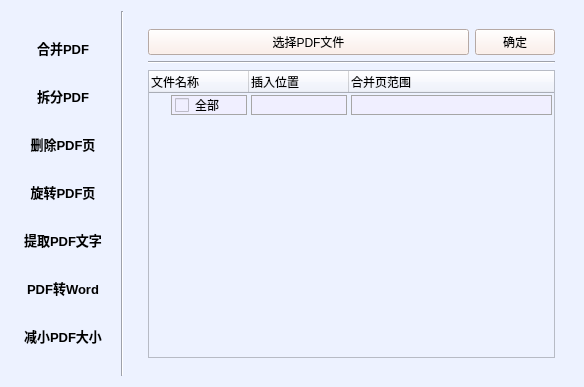
<?xml version="1.0" encoding="UTF-8"?>
<ui version="4.0">
 <class>Form</class>
 <widget class="QWidget" name="Form">
  <property name="geometry">
   <rect>
    <x>0</x>
    <y>0</y>
    <width>584</width>
    <height>387</height>
   </rect>
  </property>
  <property name="windowTitle">
   <string>Form</string>
  </property>
  <property name="styleSheet">
   <string notr="true">QWidget{background-color: rgb(237, 242, 255);}
QPushButton#pushButton_create_table:hover { color: blue }

QPushButton:hover { color: red }
QPushButton {background-color: rgb(255, 236, 229);}

QTreeWidget::item{
	margin-top:1px;
	margin-bottom:1px;
}

QTreeWidget::item:selected, QTreeWidget::branch:selected{
	border-left-color:transparent;
	border-right-color:transparent;
	border-top-color:transparent;
	border-bottom-color:transparent;
	background-color: rgb(159, 183, 190);
}
QTreeWidget::item{
    margin:2px;
    background-color: rgb(240, 239, 255);
}
QTreeWidget::item{
border:1px solid rgb(166, 166, 166);
}

</string>
  </property>
  <layout class="QHBoxLayout" name="horizontalLayout_2">
   <item>
    <layout class="QHBoxLayout" name="horizontalLayout" stretch="2,0,10">
     <item>
      <widget class="QWidget" name="widget" native="true">
       <layout class="QHBoxLayout" name="horizontalLayout_3">
        <item>
         <layout class="QVBoxLayout" name="verticalLayout">
          <item>
           <widget class="QPushButton" name="pushButton_j">
            <property name="sizePolicy">
             <sizepolicy hsizetype="Expanding" vsizetype="Fixed">
              <horstretch>0</horstretch>
              <verstretch>0</verstretch>
             </sizepolicy>
            </property>
            <property name="font">
             <font>
              <pointsize>10</pointsize>
              <weight>75</weight>
              <bold>true</bold>
             </font>
            </property>
            <property name="text">
             <string>合并PDF</string>
            </property>
            <property name="flat">
             <bool>true</bool>
            </property>
           </widget>
          </item>
          <item>
           <widget class="QPushButton" name="pushButton_f">
            <property name="sizePolicy">
             <sizepolicy hsizetype="Expanding" vsizetype="Fixed">
              <horstretch>0</horstretch>
              <verstretch>0</verstretch>
             </sizepolicy>
            </property>
            <property name="font">
             <font>
              <pointsize>10</pointsize>
              <weight>75</weight>
              <bold>true</bold>
             </font>
            </property>
            <property name="text">
             <string>拆分PDF</string>
            </property>
            <property name="flat">
             <bool>true</bool>
            </property>
           </widget>
          </item>
          <item>
           <widget class="QPushButton" name="pushButton_s">
            <property name="sizePolicy">
             <sizepolicy hsizetype="Expanding" vsizetype="Fixed">
              <horstretch>0</horstretch>
              <verstretch>0</verstretch>
             </sizepolicy>
            </property>
            <property name="font">
             <font>
              <pointsize>10</pointsize>
              <weight>75</weight>
              <bold>true</bold>
             </font>
            </property>
            <property name="text">
             <string>删除PDF页</string>
            </property>
            <property name="flat">
             <bool>true</bool>
            </property>
           </widget>
          </item>
          <item>
           <widget class="QPushButton" name="pushButton_x">
            <property name="sizePolicy">
             <sizepolicy hsizetype="Expanding" vsizetype="Fixed">
              <horstretch>0</horstretch>
              <verstretch>0</verstretch>
             </sizepolicy>
            </property>
            <property name="font">
             <font>
              <pointsize>10</pointsize>
              <weight>75</weight>
              <bold>true</bold>
             </font>
            </property>
            <property name="text">
             <string>旋转PDF页</string>
            </property>
            <property name="flat">
             <bool>true</bool>
            </property>
           </widget>
          </item>
          <item>
           <widget class="QPushButton" name="pushButton_t">
            <property name="sizePolicy">
             <sizepolicy hsizetype="Expanding" vsizetype="Fixed">
              <horstretch>0</horstretch>
              <verstretch>0</verstretch>
             </sizepolicy>
            </property>
            <property name="font">
             <font>
              <pointsize>10</pointsize>
              <weight>75</weight>
              <bold>true</bold>
             </font>
            </property>
            <property name="text">
             <string>提取PDF文字</string>
            </property>
            <property name="flat">
             <bool>true</bool>
            </property>
           </widget>
          </item>
          <item>
           <widget class="QPushButton" name="pushButton_w">
            <property name="sizePolicy">
             <sizepolicy hsizetype="Expanding" vsizetype="Fixed">
              <horstretch>0</horstretch>
              <verstretch>0</verstretch>
             </sizepolicy>
            </property>
            <property name="font">
             <font>
              <pointsize>10</pointsize>
              <weight>75</weight>
              <bold>true</bold>
             </font>
            </property>
            <property name="text">
             <string>PDF转Word</string>
            </property>
            <property name="flat">
             <bool>true</bool>
            </property>
           </widget>
          </item>
          <item>
           <widget class="QPushButton" name="pushButton_d">
            <property name="sizePolicy">
             <sizepolicy hsizetype="Expanding" vsizetype="Fixed">
              <horstretch>0</horstretch>
              <verstretch>0</verstretch>
             </sizepolicy>
            </property>
            <property name="font">
             <font>
              <pointsize>10</pointsize>
              <weight>75</weight>
              <bold>true</bold>
             </font>
            </property>
            <property name="text">
             <string>减小PDF大小</string>
            </property>
            <property name="flat">
             <bool>true</bool>
            </property>
           </widget>
          </item>
         </layout>
        </item>
       </layout>
      </widget>
     </item>
     <item>
      <widget class="Line" name="line">
       <property name="orientation">
        <enum>Qt::Vertical</enum>
       </property>
      </widget>
     </item>
     <item>
      <widget class="QWidget" name="widget_2" native="true">
       <property name="sizePolicy">
        <sizepolicy hsizetype="Expanding" vsizetype="Expanding">
         <horstretch>0</horstretch>
         <verstretch>0</verstretch>
        </sizepolicy>
       </property>
       <property name="mouseTracking">
        <bool>true</bool>
       </property>
       <property name="tabletTracking">
        <bool>true</bool>
       </property>
       <layout class="QHBoxLayout" name="horizontalLayout_4">
        <item>
         <widget class="QStackedWidget" name="stackedWidget">
          <property name="mouseTracking">
           <bool>true</bool>
          </property>
          <property name="tabletTracking">
           <bool>true</bool>
          </property>
          <property name="focusPolicy">
           <enum>Qt::NoFocus</enum>
          </property>
          <property name="currentIndex">
           <number>0</number>
          </property>
          <widget class="QWidget" name="page_1">
           <layout class="QHBoxLayout" name="horizontalLayout_7">
            <item>
             <layout class="QVBoxLayout" name="verticalLayout_2" stretch="0,0,1">
              <item>
               <layout class="QHBoxLayout" name="horizontalLayout_5">
                <item>
                 <widget class="QPushButton" name="pushButton_file_1">
                  <property name="sizePolicy">
                   <sizepolicy hsizetype="Expanding" vsizetype="Fixed">
                    <horstretch>0</horstretch>
                    <verstretch>0</verstretch>
                   </sizepolicy>
                  </property>
                  <property name="text">
                   <string>选择PDF文件</string>
                  </property>
                 </widget>
                </item>
                <item>
                 <widget class="QPushButton" name="pushButton_save_1">
                  <property name="sizePolicy">
                   <sizepolicy hsizetype="Fixed" vsizetype="Fixed">
                    <horstretch>0</horstretch>
                    <verstretch>0</verstretch>
                   </sizepolicy>
                  </property>
                  <property name="layoutDirection">
                   <enum>Qt::RightToLeft</enum>
                  </property>
                  <property name="text">
                   <string>确定</string>
                  </property>
                  <property name="default">
                   <bool>false</bool>
                  </property>
                  <property name="flat">
                   <bool>false</bool>
                  </property>
                 </widget>
                </item>
               </layout>
              </item>
              <item>
               <widget class="Line" name="line_3">
                <property name="orientation">
                 <enum>Qt::Horizontal</enum>
                </property>
               </widget>
              </item>
              <item>
               <widget class="QTreeWidget" name="treeWidget_1">
                <property name="mouseTracking">
                 <bool>false</bool>
                </property>
                <property name="tabletTracking">
                 <bool>true</bool>
                </property>
                <property name="acceptDrops">
                 <bool>true</bool>
                </property>
                <property name="autoFillBackground">
                 <bool>false</bool>
                </property>
                <property name="editTriggers">
                 <set>QAbstractItemView::DoubleClicked|QAbstractItemView::EditKeyPressed|QAbstractItemView::SelectedClicked</set>
                </property>
                <property name="dragEnabled">
                 <bool>true</bool>
                </property>
                <property name="dragDropOverwriteMode">
                 <bool>true</bool>
                </property>
                <property name="dragDropMode">
                 <enum>QAbstractItemView::InternalMove</enum>
                </property>
                <property name="defaultDropAction">
                 <enum>Qt::MoveAction</enum>
                </property>
                <property name="alternatingRowColors">
                 <bool>false</bool>
                </property>
                <property name="selectionMode">
                 <enum>QAbstractItemView::SingleSelection</enum>
                </property>
                <property name="selectionBehavior">
                 <enum>QAbstractItemView::SelectRows</enum>
                </property>
                <column>
                 <property name="text">
                  <string>文件名称</string>
                 </property>
                </column>
                <column>
                 <property name="text">
                  <string>插入位置</string>
                 </property>
                </column>
                <column>
                 <property name="text">
                  <string>合并页范围</string>
                 </property>
                </column>
                <item>
                 <property name="text">
                  <string>全部</string>
                 </property>
                 <property name="checkState">
                  <enum>Unchecked</enum>
                 </property>
                 <property name="text">
                  <string/>
                 </property>
                 <property name="text">
                  <string/>
                 </property>
                 <property name="flags">
                  <set>ItemIsSelectable|ItemIsDragEnabled|ItemIsDropEnabled|ItemIsUserCheckable|ItemIsEnabled|ItemIsTristate</set>
                 </property>
                </item>
               </widget>
              </item>
             </layout>
            </item>
           </layout>
          </widget>
          <widget class="QWidget" name="page_2">
           <layout class="QHBoxLayout" name="horizontalLayout_8">
            <item>
             <layout class="QVBoxLayout" name="verticalLayout_3">
              <item>
               <layout class="QHBoxLayout" name="horizontalLayout_6">
                <item>
                 <widget class="QPushButton" name="pushButton_file_2">
                  <property name="sizePolicy">
                   <sizepolicy hsizetype="Expanding" vsizetype="Fixed">
                    <horstretch>0</horstretch>
                    <verstretch>0</verstretch>
                   </sizepolicy>
                  </property>
                  <property name="text">
                   <string>选择PDF文件</string>
                  </property>
                 </widget>
                </item>
                <item>
                 <widget class="QPushButton" name="pushButton_save_2">
                  <property name="sizePolicy">
                   <sizepolicy hsizetype="Fixed" vsizetype="Fixed">
                    <horstretch>0</horstretch>
                    <verstretch>0</verstretch>
                   </sizepolicy>
                  </property>
                  <property name="layoutDirection">
                   <enum>Qt::RightToLeft</enum>
                  </property>
                  <property name="text">
                   <string>确定</string>
                  </property>
                  <property name="default">
                   <bool>false</bool>
                  </property>
                  <property name="flat">
                   <bool>false</bool>
                  </property>
                 </widget>
                </item>
               </layout>
              </item>
              <item>
               <widget class="Line" name="line_2">
                <property name="orientation">
                 <enum>Qt::Horizontal</enum>
                </property>
               </widget>
              </item>
              <item>
               <widget class="QTreeWidget" name="treeWidget_2">
                <property name="mouseTracking">
                 <bool>false</bool>
                </property>
                <property name="tabletTracking">
                 <bool>true</bool>
                </property>
                <property name="acceptDrops">
                 <bool>true</bool>
                </property>
                <property name="autoFillBackground">
                 <bool>false</bool>
                </property>
                <property name="editTriggers">
                 <set>QAbstractItemView::DoubleClicked|QAbstractItemView::EditKeyPressed|QAbstractItemView::SelectedClicked</set>
                </property>
                <property name="dragEnabled">
                 <bool>true</bool>
                </property>
                <property name="dragDropOverwriteMode">
                 <bool>true</bool>
                </property>
                <property name="dragDropMode">
                 <enum>QAbstractItemView::InternalMove</enum>
                </property>
                <property name="defaultDropAction">
                 <enum>Qt::MoveAction</enum>
                </property>
                <property name="alternatingRowColors">
                 <bool>false</bool>
                </property>
                <property name="selectionMode">
                 <enum>QAbstractItemView::SingleSelection</enum>
                </property>
                <property name="selectionBehavior">
                 <enum>QAbstractItemView::SelectRows</enum>
                </property>
                <column>
                 <property name="text">
                  <string>文件名称</string>
                 </property>
                </column>
                <column>
                 <property name="text">
                  <string>总页数</string>
                 </property>
                </column>
                <column>
                 <property name="text">
                  <string>输入拆分页</string>
                 </property>
                </column>
                <item>
                 <property name="text">
                  <string>全部</string>
                 </property>
                 <property name="checkState">
                  <enum>Unchecked</enum>
                 </property>
                 <property name="text">
                  <string/>
                 </property>
                 <property name="text">
                  <string/>
                 </property>
                 <property name="flags">
                  <set>ItemIsSelectable|ItemIsDragEnabled|ItemIsDropEnabled|ItemIsUserCheckable|ItemIsEnabled|ItemIsTristate</set>
                 </property>
                </item>
               </widget>
              </item>
             </layout>
            </item>
           </layout>
          </widget>
          <widget class="QWidget" name="page_3">
           <layout class="QHBoxLayout" name="horizontalLayout_10">
            <item>
             <layout class="QVBoxLayout" name="verticalLayout_4">
              <item>
               <layout class="QHBoxLayout" name="horizontalLayout_9">
                <item>
                 <widget class="QPushButton" name="pushButton_file_3">
                  <property name="sizePolicy">
                   <sizepolicy hsizetype="Expanding" vsizetype="Fixed">
                    <horstretch>0</horstretch>
                    <verstretch>0</verstretch>
                   </sizepolicy>
                  </property>
                  <property name="text">
                   <string>选择PDF文件</string>
                  </property>
                 </widget>
                </item>
                <item>
                 <widget class="QPushButton" name="pushButton_save_3">
                  <property name="sizePolicy">
                   <sizepolicy hsizetype="Fixed" vsizetype="Fixed">
                    <horstretch>0</horstretch>
                    <verstretch>0</verstretch>
                   </sizepolicy>
                  </property>
                  <property name="layoutDirection">
                   <enum>Qt::RightToLeft</enum>
                  </property>
                  <property name="text">
                   <string>确定</string>
                  </property>
                  <property name="default">
                   <bool>false</bool>
                  </property>
                  <property name="flat">
                   <bool>false</bool>
                  </property>
                 </widget>
                </item>
               </layout>
              </item>
              <item>
               <widget class="Line" name="line_4">
                <property name="orientation">
                 <enum>Qt::Horizontal</enum>
                </property>
               </widget>
              </item>
              <item>
               <widget class="QTreeWidget" name="treeWidget_3">
                <property name="mouseTracking">
                 <bool>false</bool>
                </property>
                <property name="tabletTracking">
                 <bool>true</bool>
                </property>
                <property name="acceptDrops">
                 <bool>true</bool>
                </property>
                <property name="autoFillBackground">
                 <bool>false</bool>
                </property>
                <property name="editTriggers">
                 <set>QAbstractItemView::DoubleClicked|QAbstractItemView::EditKeyPressed|QAbstractItemView::SelectedClicked</set>
                </property>
                <property name="dragEnabled">
                 <bool>true</bool>
                </property>
                <property name="dragDropOverwriteMode">
                 <bool>true</bool>
                </property>
                <property name="dragDropMode">
                 <enum>QAbstractItemView::InternalMove</enum>
                </property>
                <property name="defaultDropAction">
                 <enum>Qt::MoveAction</enum>
                </property>
                <property name="alternatingRowColors">
                 <bool>false</bool>
                </property>
                <property name="selectionMode">
                 <enum>QAbstractItemView::SingleSelection</enum>
                </property>
                <property name="selectionBehavior">
                 <enum>QAbstractItemView::SelectRows</enum>
                </property>
                <column>
                 <property name="text">
                  <string>文件名称</string>
                 </property>
                </column>
                <column>
                 <property name="text">
                  <string>总页数</string>
                 </property>
                </column>
                <column>
                 <property name="text">
                  <string>输入删除页</string>
                 </property>
                </column>
                <item>
                 <property name="text">
                  <string>全部</string>
                 </property>
                 <property name="checkState">
                  <enum>Unchecked</enum>
                 </property>
                 <property name="text">
                  <string/>
                 </property>
                 <property name="text">
                  <string/>
                 </property>
                 <property name="flags">
                  <set>ItemIsSelectable|ItemIsDragEnabled|ItemIsDropEnabled|ItemIsUserCheckable|ItemIsEnabled|ItemIsTristate</set>
                 </property>
                </item>
               </widget>
              </item>
             </layout>
            </item>
           </layout>
          </widget>
          <widget class="QWidget" name="page_4">
           <layout class="QHBoxLayout" name="horizontalLayout_12">
            <item>
             <layout class="QVBoxLayout" name="verticalLayout_5">
              <item>
               <layout class="QHBoxLayout" name="horizontalLayout_11">
                <item>
                 <widget class="QPushButton" name="pushButton_file_4">
                  <property name="sizePolicy">
                   <sizepolicy hsizetype="Expanding" vsizetype="Fixed">
                    <horstretch>0</horstretch>
                    <verstretch>0</verstretch>
                   </sizepolicy>
                  </property>
                  <property name="text">
                   <string>选择PDF文件</string>
                  </property>
                 </widget>
                </item>
                <item>
                 <widget class="QPushButton" name="pushButton_save_4">
                  <property name="sizePolicy">
                   <sizepolicy hsizetype="Fixed" vsizetype="Fixed">
                    <horstretch>0</horstretch>
                    <verstretch>0</verstretch>
                   </sizepolicy>
                  </property>
                  <property name="layoutDirection">
                   <enum>Qt::RightToLeft</enum>
                  </property>
                  <property name="text">
                   <string>确定</string>
                  </property>
                  <property name="default">
                   <bool>false</bool>
                  </property>
                  <property name="flat">
                   <bool>false</bool>
                  </property>
                 </widget>
                </item>
               </layout>
              </item>
              <item>
               <widget class="Line" name="line_5">
                <property name="orientation">
                 <enum>Qt::Horizontal</enum>
                </property>
               </widget>
              </item>
              <item>
               <widget class="QTreeWidget" name="treeWidget_4">
                <property name="mouseTracking">
                 <bool>false</bool>
                </property>
                <property name="tabletTracking">
                 <bool>true</bool>
                </property>
                <property name="acceptDrops">
                 <bool>true</bool>
                </property>
                <property name="autoFillBackground">
                 <bool>false</bool>
                </property>
                <property name="editTriggers">
                 <set>QAbstractItemView::DoubleClicked|QAbstractItemView::EditKeyPressed|QAbstractItemView::SelectedClicked</set>
                </property>
                <property name="dragEnabled">
                 <bool>true</bool>
                </property>
                <property name="dragDropOverwriteMode">
                 <bool>true</bool>
                </property>
                <property name="dragDropMode">
                 <enum>QAbstractItemView::InternalMove</enum>
                </property>
                <property name="defaultDropAction">
                 <enum>Qt::MoveAction</enum>
                </property>
                <property name="alternatingRowColors">
                 <bool>false</bool>
                </property>
                <property name="selectionMode">
                 <enum>QAbstractItemView::SingleSelection</enum>
                </property>
                <property name="selectionBehavior">
                 <enum>QAbstractItemView::SelectRows</enum>
                </property>
                <column>
                 <property name="text">
                  <string>文件名称</string>
                 </property>
                </column>
                <column>
                 <property name="text">
                  <string>总页数</string>
                 </property>
                </column>
                <column>
                 <property name="text">
                  <string>输入旋转页</string>
                 </property>
                </column>
                <column>
                 <property name="text">
                  <string>旋转角度</string>
                 </property>
                </column>
                <item>
                 <property name="text">
                  <string>全部</string>
                 </property>
                 <property name="checkState">
                  <enum>Unchecked</enum>
                 </property>
                 <property name="text">
                  <string/>
                 </property>
                 <property name="text">
                  <string/>
                 </property>
                 <property name="text">
                  <string>90</string>
                 </property>
                 <property name="flags">
                  <set>ItemIsSelectable|ItemIsDragEnabled|ItemIsDropEnabled|ItemIsUserCheckable|ItemIsEnabled|ItemIsTristate</set>
                 </property>
                </item>
               </widget>
              </item>
             </layout>
            </item>
           </layout>
          </widget>
          <widget class="QWidget" name="page_5">
           <layout class="QHBoxLayout" name="horizontalLayout_14">
            <item>
             <layout class="QVBoxLayout" name="verticalLayout_6" stretch="0,0,1,2">
              <item>
               <layout class="QHBoxLayout" name="horizontalLayout_13">
                <item>
                 <widget class="QPushButton" name="pushButton_file_5">
                  <property name="sizePolicy">
                   <sizepolicy hsizetype="Expanding" vsizetype="Fixed">
                    <horstretch>0</horstretch>
                    <verstretch>0</verstretch>
                   </sizepolicy>
                  </property>
                  <property name="text">
                   <string>选择PDF文件</string>
                  </property>
                 </widget>
                </item>
                <item>
                 <widget class="QPushButton" name="pushButton_save_5">
                  <property name="sizePolicy">
                   <sizepolicy hsizetype="Fixed" vsizetype="Fixed">
                    <horstretch>0</horstretch>
                    <verstretch>0</verstretch>
                   </sizepolicy>
                  </property>
                  <property name="layoutDirection">
                   <enum>Qt::RightToLeft</enum>
                  </property>
                  <property name="text">
                   <string>确定</string>
                  </property>
                  <property name="default">
                   <bool>false</bool>
                  </property>
                  <property name="flat">
                   <bool>false</bool>
                  </property>
                 </widget>
                </item>
               </layout>
              </item>
              <item>
               <widget class="Line" name="line_6">
                <property name="orientation">
                 <enum>Qt::Horizontal</enum>
                </property>
               </widget>
              </item>
              <item>
               <widget class="QTreeWidget" name="treeWidget_5">
                <property name="mouseTracking">
                 <bool>false</bool>
                </property>
                <property name="tabletTracking">
                 <bool>true</bool>
                </property>
                <property name="acceptDrops">
                 <bool>true</bool>
                </property>
                <property name="autoFillBackground">
                 <bool>false</bool>
                </property>
                <property name="editTriggers">
                 <set>QAbstractItemView::DoubleClicked|QAbstractItemView::EditKeyPressed|QAbstractItemView::SelectedClicked</set>
                </property>
                <property name="dragEnabled">
                 <bool>true</bool>
                </property>
                <property name="dragDropOverwriteMode">
                 <bool>true</bool>
                </property>
                <property name="dragDropMode">
                 <enum>QAbstractItemView::InternalMove</enum>
                </property>
                <property name="defaultDropAction">
                 <enum>Qt::MoveAction</enum>
                </property>
                <property name="alternatingRowColors">
                 <bool>false</bool>
                </property>
                <property name="selectionMode">
                 <enum>QAbstractItemView::SingleSelection</enum>
                </property>
                <property name="selectionBehavior">
                 <enum>QAbstractItemView::SelectRows</enum>
                </property>
                <column>
                 <property name="text">
                  <string>文件名称</string>
                 </property>
                </column>
                <column>
                 <property name="text">
                  <string>总页数</string>
                 </property>
                </column>
                <column>
                 <property name="text">
                  <string>输入提取页</string>
                 </property>
                </column>
                <item>
                 <property name="text">
                  <string>全部</string>
                 </property>
                 <property name="checkState">
                  <enum>Unchecked</enum>
                 </property>
                 <property name="text">
                  <string/>
                 </property>
                 <property name="text">
                  <string/>
                 </property>
                 <property name="flags">
                  <set>ItemIsSelectable|ItemIsDragEnabled|ItemIsDropEnabled|ItemIsUserCheckable|ItemIsEnabled|ItemIsTristate</set>
                 </property>
                </item>
               </widget>
              </item>
              <item>
               <widget class="QTextEdit" name="textEdit">
                <property name="frameShape">
                 <enum>QFrame::Box</enum>
                </property>
               </widget>
              </item>
             </layout>
            </item>
           </layout>
          </widget>
          <widget class="QWidget" name="page_6">
           <layout class="QHBoxLayout" name="horizontalLayout_16">
            <item>
             <layout class="QVBoxLayout" name="verticalLayout_7">
              <item>
               <layout class="QHBoxLayout" name="horizontalLayout_15">
                <item>
                 <widget class="QPushButton" name="pushButton_file_6">
                  <property name="sizePolicy">
                   <sizepolicy hsizetype="Expanding" vsizetype="Fixed">
                    <horstretch>0</horstretch>
                    <verstretch>0</verstretch>
                   </sizepolicy>
                  </property>
                  <property name="text">
                   <string>选择PDF文件</string>
                  </property>
                 </widget>
                </item>
                <item>
                 <widget class="QPushButton" name="pushButton_save_6">
                  <property name="sizePolicy">
                   <sizepolicy hsizetype="Fixed" vsizetype="Fixed">
                    <horstretch>0</horstretch>
                    <verstretch>0</verstretch>
                   </sizepolicy>
                  </property>
                  <property name="layoutDirection">
                   <enum>Qt::RightToLeft</enum>
                  </property>
                  <property name="text">
                   <string>确定</string>
                  </property>
                  <property name="default">
                   <bool>false</bool>
                  </property>
                  <property name="flat">
                   <bool>false</bool>
                  </property>
                 </widget>
                </item>
               </layout>
              </item>
              <item>
               <widget class="Line" name="line_7">
                <property name="orientation">
                 <enum>Qt::Horizontal</enum>
                </property>
               </widget>
              </item>
              <item>
               <widget class="QTreeWidget" name="treeWidget_6">
                <property name="mouseTracking">
                 <bool>false</bool>
                </property>
                <property name="tabletTracking">
                 <bool>true</bool>
                </property>
                <property name="acceptDrops">
                 <bool>true</bool>
                </property>
                <property name="autoFillBackground">
                 <bool>false</bool>
                </property>
                <property name="editTriggers">
                 <set>QAbstractItemView::DoubleClicked|QAbstractItemView::EditKeyPressed|QAbstractItemView::SelectedClicked</set>
                </property>
                <property name="dragEnabled">
                 <bool>true</bool>
                </property>
                <property name="dragDropOverwriteMode">
                 <bool>true</bool>
                </property>
                <property name="dragDropMode">
                 <enum>QAbstractItemView::InternalMove</enum>
                </property>
                <property name="defaultDropAction">
                 <enum>Qt::MoveAction</enum>
                </property>
                <property name="alternatingRowColors">
                 <bool>false</bool>
                </property>
                <property name="selectionMode">
                 <enum>QAbstractItemView::SingleSelection</enum>
                </property>
                <property name="selectionBehavior">
                 <enum>QAbstractItemView::SelectRows</enum>
                </property>
                <column>
                 <property name="text">
                  <string>文件名称</string>
                 </property>
                </column>
                <column>
                 <property name="text">
                  <string>总页数</string>
                 </property>
                </column>
                <column>
                 <property name="text">
                  <string>输入转换页</string>
                 </property>
                </column>
                <item>
                 <property name="text">
                  <string>全部</string>
                 </property>
                 <property name="checkState">
                  <enum>Unchecked</enum>
                 </property>
                 <property name="text">
                  <string/>
                 </property>
                 <property name="text">
                  <string/>
                 </property>
                 <property name="flags">
                  <set>ItemIsSelectable|ItemIsDragEnabled|ItemIsDropEnabled|ItemIsUserCheckable|ItemIsEnabled|ItemIsTristate</set>
                 </property>
                </item>
               </widget>
              </item>
             </layout>
            </item>
           </layout>
          </widget>
          <widget class="QWidget" name="page_7">
           <layout class="QHBoxLayout" name="horizontalLayout_18">
            <item>
             <layout class="QVBoxLayout" name="verticalLayout_8">
              <item>
               <layout class="QHBoxLayout" name="horizontalLayout_17">
                <item>
                 <widget class="QPushButton" name="pushButton_file_7">
                  <property name="sizePolicy">
                   <sizepolicy hsizetype="Expanding" vsizetype="Fixed">
                    <horstretch>0</horstretch>
                    <verstretch>0</verstretch>
                   </sizepolicy>
                  </property>
                  <property name="text">
                   <string>选择PDF文件</string>
                  </property>
                 </widget>
                </item>
                <item>
                 <widget class="QPushButton" name="pushButton_save_7">
                  <property name="sizePolicy">
                   <sizepolicy hsizetype="Fixed" vsizetype="Fixed">
                    <horstretch>0</horstretch>
                    <verstretch>0</verstretch>
                   </sizepolicy>
                  </property>
                  <property name="layoutDirection">
                   <enum>Qt::RightToLeft</enum>
                  </property>
                  <property name="text">
                   <string>确定</string>
                  </property>
                  <property name="default">
                   <bool>false</bool>
                  </property>
                  <property name="flat">
                   <bool>false</bool>
                  </property>
                 </widget>
                </item>
               </layout>
              </item>
              <item>
               <widget class="Line" name="line_8">
                <property name="orientation">
                 <enum>Qt::Horizontal</enum>
                </property>
               </widget>
              </item>
              <item>
               <widget class="QTreeWidget" name="treeWidget_7">
                <property name="mouseTracking">
                 <bool>false</bool>
                </property>
                <property name="tabletTracking">
                 <bool>true</bool>
                </property>
                <property name="acceptDrops">
                 <bool>true</bool>
                </property>
                <property name="autoFillBackground">
                 <bool>false</bool>
                </property>
                <property name="editTriggers">
                 <set>QAbstractItemView::DoubleClicked|QAbstractItemView::EditKeyPressed|QAbstractItemView::SelectedClicked</set>
                </property>
                <property name="dragEnabled">
                 <bool>true</bool>
                </property>
                <property name="dragDropOverwriteMode">
                 <bool>true</bool>
                </property>
                <property name="dragDropMode">
                 <enum>QAbstractItemView::InternalMove</enum>
                </property>
                <property name="defaultDropAction">
                 <enum>Qt::MoveAction</enum>
                </property>
                <property name="alternatingRowColors">
                 <bool>false</bool>
                </property>
                <property name="selectionMode">
                 <enum>QAbstractItemView::SingleSelection</enum>
                </property>
                <property name="selectionBehavior">
                 <enum>QAbstractItemView::SelectRows</enum>
                </property>
                <column>
                 <property name="text">
                  <string>文件名称</string>
                 </property>
                </column>
                <column>
                 <property name="text">
                  <string>总页数</string>
                 </property>
                </column>
                <item>
                 <property name="text">
                  <string>全部</string>
                 </property>
                 <property name="checkState">
                  <enum>Unchecked</enum>
                 </property>
                 <property name="text">
                  <string/>
                 </property>
                 <property name="flags">
                  <set>ItemIsSelectable|ItemIsDragEnabled|ItemIsDropEnabled|ItemIsUserCheckable|ItemIsEnabled|ItemIsTristate</set>
                 </property>
                </item>
               </widget>
              </item>
             </layout>
            </item>
           </layout>
          </widget>
         </widget>
        </item>
       </layout>
      </widget>
     </item>
    </layout>
   </item>
  </layout>
 </widget>
 <resources/>
 <connections/>
</ui>
